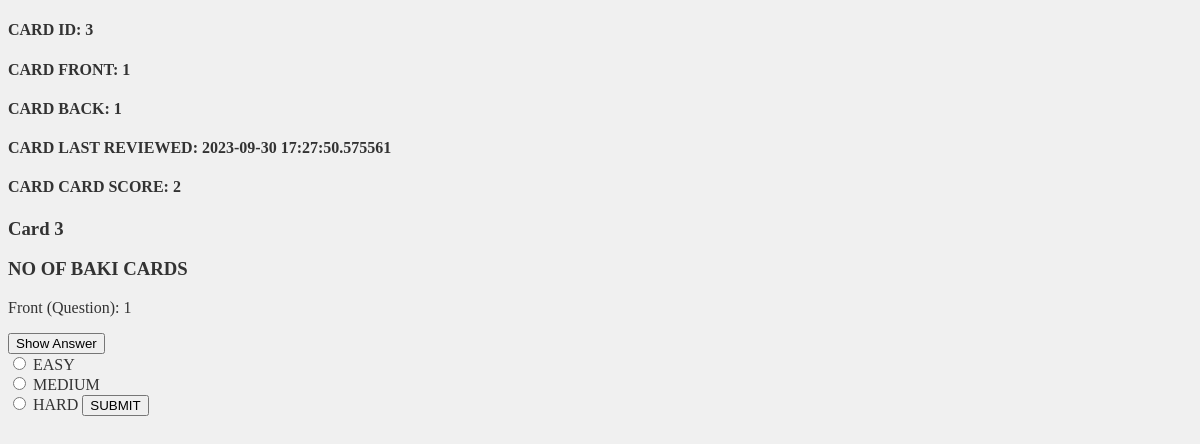
Page /review_cards/4 on the committed database.
### app.py (models this page shows)
class Card(db.Model):
        id = db.Column(db.Integer, primary_key = True, autoincrement=True)
        front = db.Column(db.String(200), nullable = False)
        back = db.Column(db.String(200), nullable = False)
        card_score = db.Column(db.Integer, nullable = False , default = 2)
        last_reviewed = db.Column(db.DateTime , default = datetime.now())
        deck_id = db.Column(db.Integer, db.ForeignKey('deck.id'), nullable=False)
        card_deck = relationship('Deck', overlaps="cards" )

### app.py (the view)
@app.route('/review_cards/<int:deck_id>', methods=['GET', 'POST'])
def review_cards(deck_id):
    deck = Deck.query.get_or_404(deck_id)
    cards = deck.cards
    cards = [card for card in cards if card.card_score != 0]
    random.shuffle(cards)
    if cards:
        return render_template('review_cards.html', card=cards[0])
    else:
        deck.last_reviewed = datetime.now()
        db.session.add(deck)
        db.session.commit()
        return redirect(f'/user_dashboard/{deck.deck_user.id}?msg=No cards to review')

### templates/review_cards.html (shortened to what this page needs)
<!DOCTYPE html>
<html>
    <head>
        <link rel="stylesheet" href="">
    </head>
    <body>
       <h4>CARD ID: {{card.id}}</h4>
       <h4>CARD FRONT: {{card.front}}</h4>
       <h4>CARD BACK: {{card.back}}</h4>
       <h4>CARD LAST REVIEWED: {{card.last_reviewed}}</h4>
       <h4>CARD CARD SCORE: {{card.card_score}}</h4>
    </body>
</html>
<!DOCTYPE html>
<html lang="en">
<head>
</head>
<body>
    <div class="container mt-5">
        <h3>Card {{card.id }}</h3>
        <h3>NO OF BAKI CARDS </h3>
        <p>Front (Question): {{ card.front }}</p>
        <button onclick="toggleAnswer()" class="btn btn-primary">Show Answer</button>
        <form action="/update_score/{{card.id }}" method="POST" class="mt-3">
            <input type="radio" id="html" name="score" value="0">
            <label for="EASY">EASY</label><br>
            <input type="radio" id="css" name="score" value="1">
            <label for="MEDIUM">MEDIUM</label><br>
            <input type="radio" id="javascript" name="score" value="2">
            <label for="HARD">HARD</label>
            <button type="submit" class="btn btn-danger">SUBMIT</button>
        </form>
    </div>
</body>
</html>

### rows in the picture
Card: id "3", front "1", back "1", last_reviewed "2023-09-30 17:27:50.575561", card_score "2"
